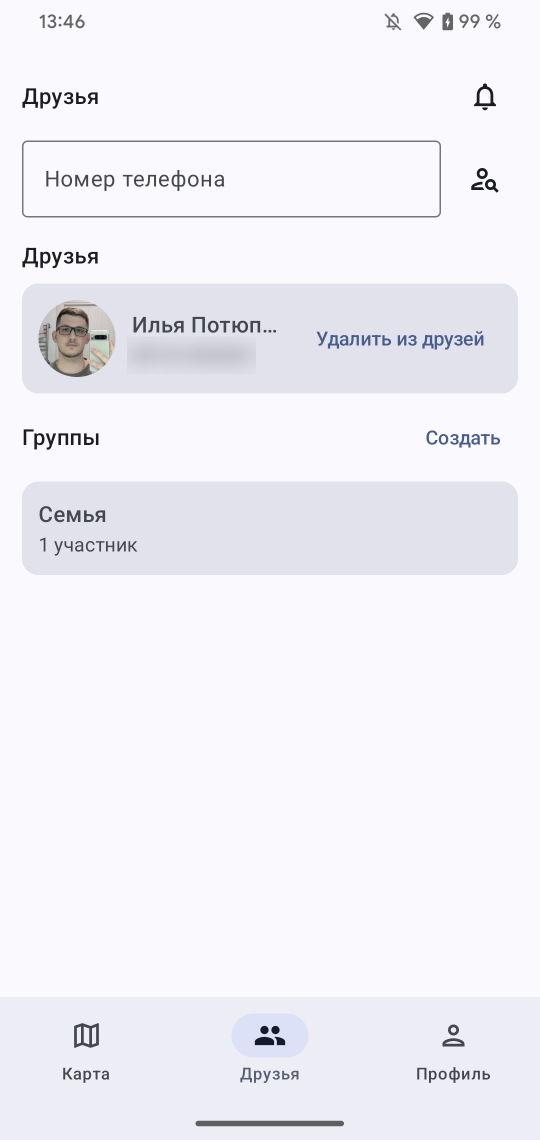
#> input picture docs/screenshots/02-friends.png, 1080 x 2280 px, found by its file name (shown at 1/2 size)
$ python blur_sensitive.py
#> lines starting #> are read from the running program, lines starting #| are printed output that depends on the picture
"""Точечный блюр чувствительных данных (email, телефоны) на скриншотах.

Координаты взяты из UI Automator dump (bounds текстовых узлов) с запасом 10px.
"""

from PIL import Image, ImageFilter

PADDING = 10
BLUR_RADIUS = 18

# файл -> список прямоугольников (left, top, right, bottom)
REGIONS = {
    "docs/screenshots/02-friends.png": [
        (264, 683, 502, 738),   # телефон друга 89151344343
    ],
    "docs/screenshots/04-profile.png": [
        (154, 602, 520, 654),   # email potypkin@mail.ru
        (154, 701, 446, 753),   # телефон 89063553927
    ],
}

for path, rects in REGIONS.items():
    img = Image.open(path).convert("RGB")
#> img is the input picture: PIL image 1080x2280 RGB; mean R, G, B 240.9, 240.4, 246.5
    for (l, t, r, b) in rects:
        box = (max(l - PADDING, 0), max(t - PADDING, 0),
               min(r + PADDING, img.width), min(b + PADDING, img.height))
        region = img.crop(box)
        blurred = region.filter(ImageFilter.GaussianBlur(BLUR_RADIUS))
        img.paste(blurred, box)
#> this loop made 1 pass
#> pass 1, `region = img.crop(box)`:
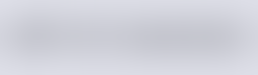
#> region: PIL image 258x75 RGB; mean R, G, B 209.4, 210.5, 219.3
    img.save(path)
    print(f"blurred: {path}")
#> pass 2 of the loop `for path, rects in REGIONS.items():`:
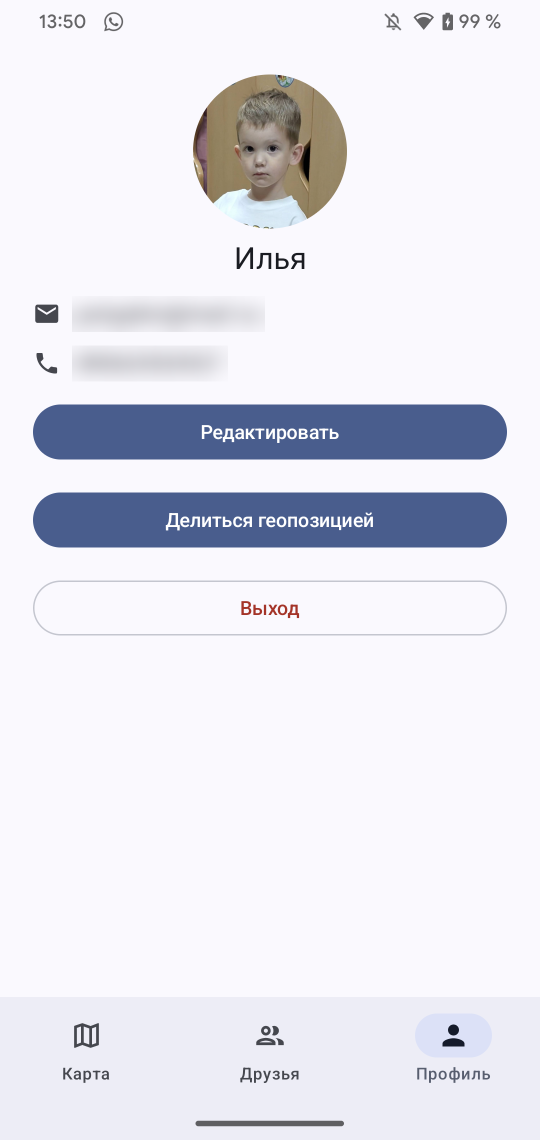
#> input picture docs/screenshots/04-profile.png, 1080 x 2280 px, found by its file name (shown at 1/2 size)
#> img is the input picture: PIL image 1080x2280 RGB; mean R, G, B 229.3, 229.8, 238
#> the loop `for (l, t, r, b) in rects:` made 2 passes
#> pass 1, `region = img.crop(box)`:
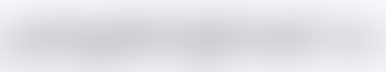
#> region: PIL image 386x72 RGB; mean R, G, B 225.6, 225, 230.1
#> pass 2, `region = img.crop(box)`:
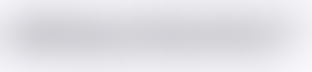
#> region: PIL image 312x72 RGB; mean R, G, B 224.8, 224.2, 229.3
